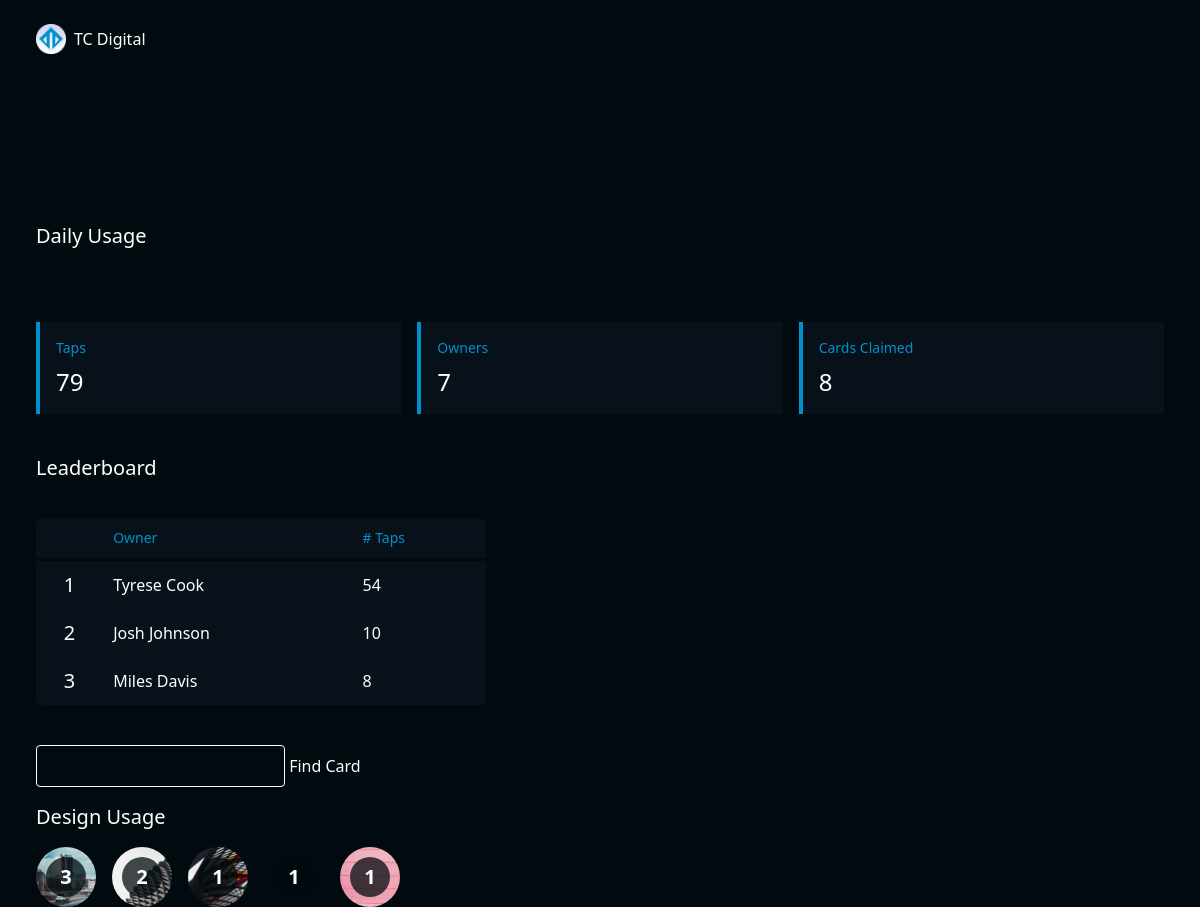
Screenshot of /stats/ with the database file from the repository.
### cardManager/models.py (models this page shows)
class Owner(models.Model):
	owner_id = models.AutoField(primary_key=True)
	first_name = models.CharField(max_length=100, blank=False)
	last_name = models.CharField(max_length=100, blank=False)
	email = models.EmailField(max_length=200, blank=False, unique=True)
	pword = models.CharField(max_length=128, blank=False)
	date_created = models.DateTimeField(default=timezone.now, editable=False)
	last_login = models.DateTimeField(default=timezone.now, editable=False )
	def __str__(self):
		return f'{self.first_name} {self.last_name}'

class Design(models.Model):
	design_id = models.AutoField(primary_key=True)
	name = models.CharField(blank=False, null=False, max_length=50)
	front_design = models.ImageField(upload_to='cardDesigns/', blank=True)
	def __str__(self):
		return self.name

### cardManager/views.py (the view, shortened to what this page needs)
# urls.py: path('stats/', views.Stats.as_view(), name='stats_view'),
class Stats(ListView):
	model = Usage
	template_name = 'cardManager/stats.html'
	def get_context_data(self, **kwargs):
		context = super().get_context_data(**kwargs)
		query = self.request.GET.get('query')
		card_results = None
		context['query'] = query
		context['card_results'] = card_results
		claimed_cards = Card.objects.exclude(owner=None)
		context['n_cards_claimed'] = claimed_cards.count()
		context['n_taps'] = Usage.objects.exclude(card__owner=None).count()
		context['n_users'] = Owner.objects.count()
		"""
		Card taps per owner:

		1) Start with all Usage objects.
		2) Exclude usages where the related card has no owner.
		3) Group the remaining usages by the card owner's ID.
		4) Annotate each group with a new field 'n_card_taps'
			representing the number of Usage records (taps)
			associated with that owner's cards.
		"""
		user_taps = (
			Usage.objects
			.exclude(card__owner=None)
			.values('card__owner_id')
			.annotate(n_card_taps=Count('card'))
			.order_by('-n_card_taps')[0:3]
		) # ==> <QuerySet [{'card__owner_id': 1, 'n_card_taps': 37},{..}]>
		cleaned_user_taps = [
			{
				'user': Owner.objects.get(pk=item['card__owner_id']),
				'n_card_taps': item['n_card_taps']
			}
			for item in user_taps
		] # ==> [{'user': <Owner: Tyrese Cook>, 'n_card_taps': 37}, {...}]
		context['user_taps'] = cleaned_user_taps
		"""
		uses per design

		1) Start with claimed Card objects
		2) Group the remaining cards by the card design_id
		3) Annotate each unique design with a new field 'n_uses'
			which counts the nuber of Card records
			associated with a unique design
		4) Order data by n_uses
		"""
		design_usage = (
			claimed_cards.values('design_id')
			.annotate(n_uses=Count('design'))
			.order_by('-n_uses') # ==> <QuerySet [{'design_id':1, 'n_uses': 2]>
		)
		cleaned_design_usage = [
			{
				'design':Design.objects.get(pk=item['design_id']),
				'n_uses':item['n_uses']
			}
			for item in design_usage
		] # ==> [{'design': <Design: Abstract>, 'n_uses': 2},{...}]
		context['design_usage'] = cleaned_design_usage
		usage_by_day = (
			Usage.objects
			.exclude(card__owner=None)
			.values(unique_day=TruncDay('date_used'))
			.annotate(n_taps=Count('unique_day'))
			.order_by('-unique_day')
		)
		context['usage_by_day'] = usage_by_day
		print('Stats.get_context_data() => ', context)
		return context

### cardManager/models.py (called while the page is built)
	def __str__(self):
		return f"Card {self.token}" if self.owner else f"[Unclaimed] Card {self.token}"

	def __str__(self):
		return f'{self.date_used} {self.card}'

### cardManager/templates/cardManager/stats.html (shortened to what this page needs)
{% extends 'cardManager/base.html'%}
{% load static %}
{% block content %}
<div class="flex flex-col gap-4 mb-10 text-white">
    <h2 class="text-xl">Daily Usage</h2>
</div>
<div class="flex flex-row gap-4 mb-10 text-white cards-sm">
        <div class="flex flex-col gap-2 card">
            <h2 class="text-2xl">{{ n_taps }}</h2>
            <p class="text-sm">Taps</p>
        </div>
        <div class="flex flex-col gap-2 text-white card">
            <h2 class="text-2xl">{{ n_users }}</h2>
            <p class="text-sm">Owners</p>
        </div>
        <div class="flex flex-col gap-2 text-white card">
            <h2 class="text-2xl">{{ n_cards_claimed }}</h2>
            <p class="text-sm">Cards Claimed</p>
        </div>
</div>
<div class=" flex flex-col text-white mb-10">
    <h2 class="text-xl">Leaderboard</h2>
    <table class="card-table mt-5">
        <thead>
            <tr>
                <th></th>
                <th class="text-sm">Owner</th>
                <th class="text-sm"># Taps</th>
            </tr>
        </thead>
        <tbody>
            {% for user_tap in user_taps %}
            <tr>
                <td class="text-xl">{{ forloop.counter }}</td>
                <td>{{ user_tap.user }}</td>
                <td>{{ user_tap.n_card_taps }}</td>
            </tr>
            {% empty %}
            <tr>
                <td colspan="3">No users yet</td>
            </tr>
            {% endfor %}
        </tbody>
    </table>
</div>
    <div class="mb-4 flex flex-row position-relative">
        <form method="get">
            {% if query %}
            <input type="text" class="border-1 border-white rounded p-2" name="query" value="{{ query }}">
            {% else %}
            <input type="text" class="border-1 border-white rounded p-2" name="query">
            {% endif %}
            <input type="submit" value="Find Card" class="position-absolute">
        </form>
    </div>
		<div class=" flex flex-col text-white">
			<h2 class="text-xl">Design Usage</h2>
            <div class="flex gap-4 flex-wrap cards mt-4">
                {% for design_dict in design_usage %}
                <div class="flex flex-col justify-center items-center rounded-full w-15 h-15 p-2 relative" style="background:url('{{ design_dict.design.front_design.url }}');background-size:cover">
                    <p class="bg-[var(--color-bkg-transparent)] w-10 h-10 flex rounded-full justify-center items-center text-xl font-bold absolute">{{ design_dict.n_uses }}</p>
                </div>
                {% empty %}
                <div>
                    <p> No designs yet
                </div>
                {% endfor %}
            </div>
		</div>
{% endblock %}

### static/css/base.css (style rules this page uses)
:root { --color-main:#0091CA; --color-main-dark:#010a0e; --color-secondary:; --color-secondary-dark:; --color-input-bkg:#081b2b66; --color-danger:red; --color-input-border:#1f719340; --color-contrast-container:#151c3057; --color-bkg:#010a0e; --color-bkg-transparent:#010a0ebb; }
.bkg-gradient { background:var(--color-bkg); }

### static/css/cards.css (style rules this page uses)
.card-circle, table.card-table, .cards-sm .card.flex-col { background-color: var(--color-contrast-container); }

### rows the page displays
Owner: user "Tyrese Cook", n_card_taps "54"
Owner: user "Josh Johnson", n_card_taps "10"
Owner: user "Miles Davis", n_card_taps "8"
Design: design.front_design (picture), n_uses "3"
Design: design.front_design (picture), n_uses "2"
Design: design.front_design (picture), n_uses "1"
Design: n_uses "1"
Design: design.front_design (picture), n_uses "1"

### other values shown
{{ n_taps }} "79"
{{ n_users }} "7"
{{ n_cards_claimed }} "8"
